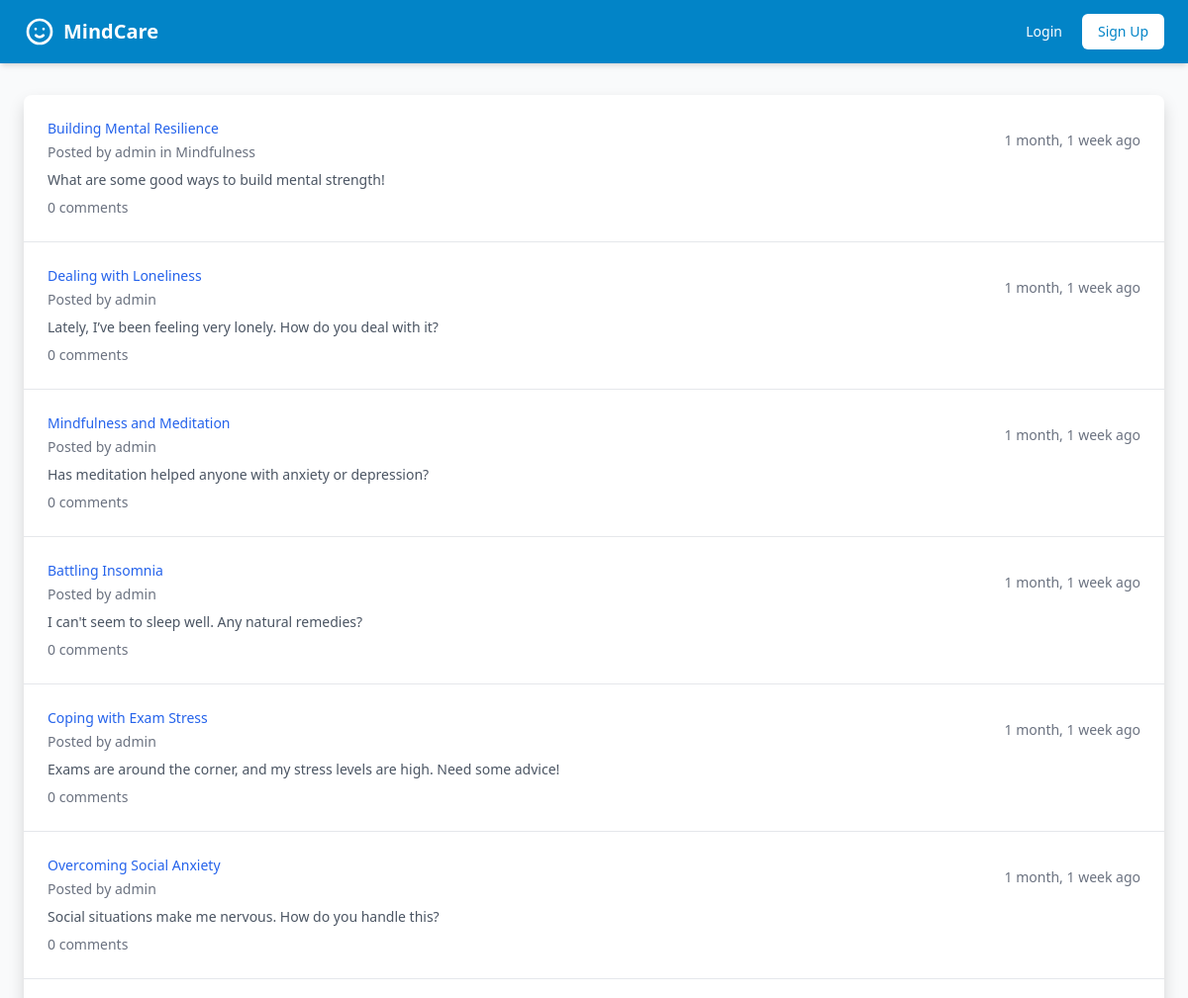
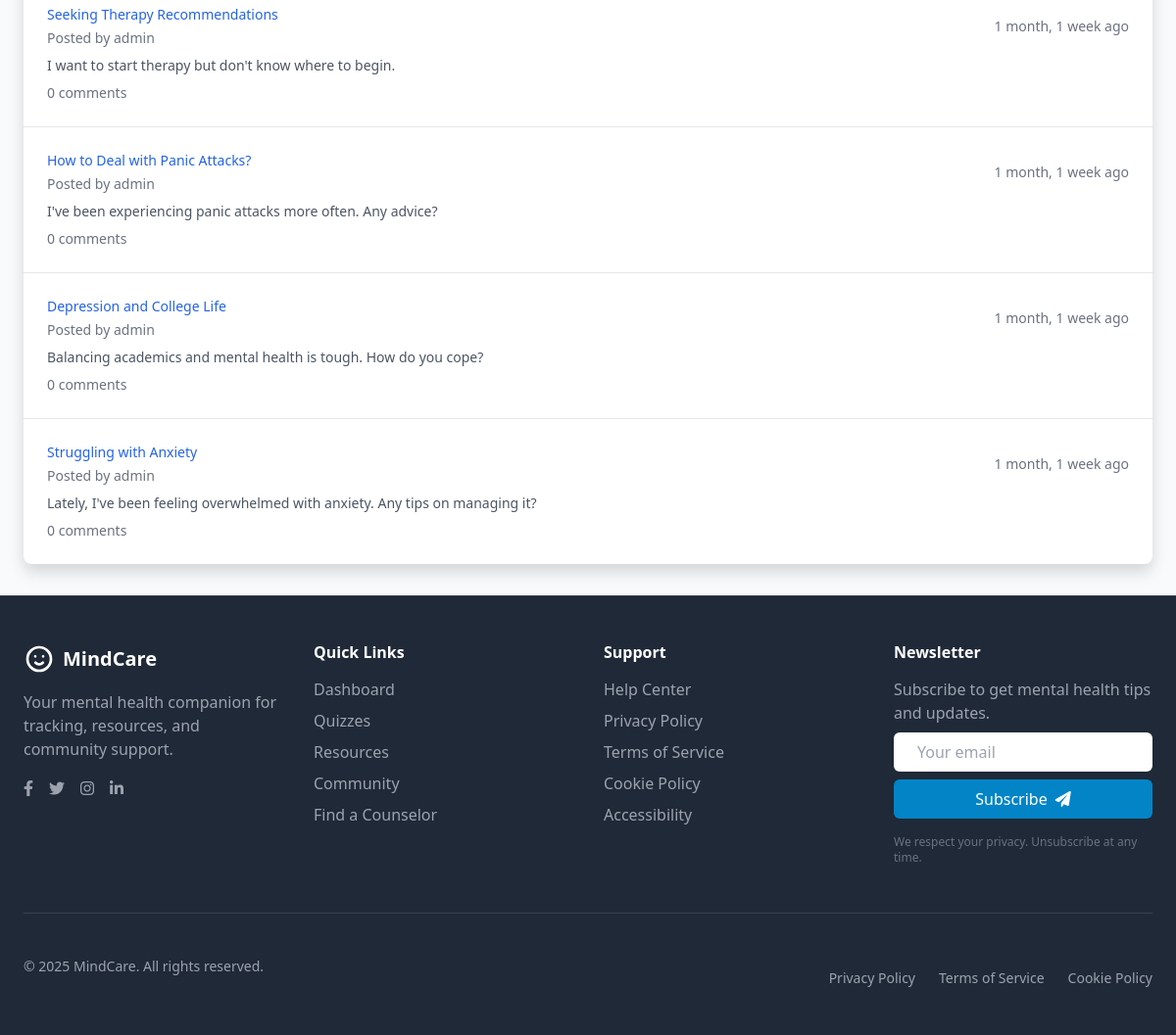
Page /forum on the committed database (2 pictures, top to bottom).
### mentalhealth/models.py (models this page shows, shortened)
class ForumPost(models.Model):
    user = models.ForeignKey(User, on_delete=models.CASCADE)
    title = models.CharField(max_length=200)
    content = models.TextField()
    category = models.ForeignKey(MentalHealthCategory, on_delete=models.SET_NULL, null=True)
    created_at = models.DateTimeField(auto_now_add=True)
    updated_at = models.DateTimeField(auto_now=True)
    is_anonymous = models.BooleanField(default=False)
    class Meta:
        ordering = ['-created_at']

class User(AbstractUser):
    USER_TYPES = (
        ('STUDENT', 'Student'),
        ('COUNSELOR', 'Counselor'),
        ('ADMIN', 'Admin'),
    )
    user_type = models.CharField(max_length=10, choices=USER_TYPES, default='STUDENT')
    date_of_birth = models.DateField(null=True, blank=True)
    phone_number = models.CharField(max_length=15, blank=True)
    institution = models.CharField(max_length=100, blank=True)
    profile_picture = models.ImageField(upload_to='profile_pics/', blank=True)
    bio = models.TextField(blank=True)
    is_verified = models.BooleanField(default=False)
    groups = models.ManyToManyField(
        Group,
        related_name="custom_user_groups",  # Adjust related_name to avoid conflicts
        blank=True
    )
    user_permissions = models.ManyToManyField(
        Permission,
        related_name="custom_user_permissions",  # Adjust related_name to avoid conflicts
        blank=True
    )

class MentalHealthCategory(models.Model):
    name = models.CharField(max_length=50)
    slug = models.SlugField(unique=True, blank=True)
    description = models.TextField()
    icon = models.CharField(max_length=30, help_text="Icon class from icon library")

### mentalhealth/views.py (the view)
# urls.py: path('forum', ForumPostListView.as_view(), name='forum_list'),
class ForumPostListView(ListView):
    model = ForumPost
    template_name = 'forum_list.html'
    context_object_name = 'posts'
    paginate_by = 15
    def get_queryset(self):
        queryset = super().get_queryset()
        category_id = self.request.GET.get('category')
        if category_id:
            queryset = queryset.filter(category__id=category_id)
        return queryset.select_related('user', 'category').order_by('-created_at')
    def get_context_data(self, **kwargs):
        context = super().get_context_data(**kwargs)
        context['categories'] = MentalHealthCategory.objects.all()
        context['selected_category'] = self.request.GET.get('category')
        return context

### mentalhealth/context_processors.py (called while the page is built)
def mood_choices(request):
    return {
        'MOOD_CHOICES': MoodEntry.MOOD_CHOICES
    }

### mentalhealth/templates/forum_list.html (shortened to what this page needs)
{% extends 'base.html' %}
{% load widget_tweaks %}
{% block content %}
<div class="max-w-7xl mx-auto px-4 sm:px-6 lg:px-8 py-8">
    <div class="bg-white shadow rounded-lg overflow-hidden">
        <ul class="divide-y divide-gray-200">
            {% for post in posts %}
            <li class="hover:bg-gray-50 transition-colors duration-200">
                <div class="px-6 py-4">
                    <a href="{% url 'forum_post_detail' post.id %}" class="block">
                        <div class="flex items-center justify-between">
                            <div class="flex-1 min-w-0">
                                <p class="text-sm font-medium text-blue-600 truncate hover:text-blue-800">
                                    {{ post.title }}
                                </p>
                                <p class="text-sm text-gray-500 truncate mt-1">
                                    Posted {% if post.is_anonymous %}anonymously{% else %}by {{ post.user.username }}{% endif %}
                                    {% if post.category %} in {{ post.category.name }}{% endif %}
                                </p>
                            </div>
                            <div class="ml-2 flex-shrink-0 flex">
                                <span class="text-sm text-gray-500">
                                    {{ post.created_at|timesince }} ago
                                </span>
                            </div>
                        </div>
                        <div class="mt-2">
                            <p class="text-sm text-gray-600 line-clamp-2">
                                {{ post.content }}
                            </p>
                        </div>
                    </a>
                    <div class="mt-2 flex items-center">
                        <a href="{% url 'forum_post_detail' post.id %}#comments"
                           class="text-sm text-gray-500 hover:text-blue-600">
                            {{ post.comments.count }} comment{{ post.comments.count|pluralize }}
                        </a>
                    </div>
                </div>
            </li>
            {% empty %}
            <li class="px-6 py-4 text-center text-gray-500">
                No posts found. Be the first to start a discussion!
            </li>
            {% endfor %}
        </ul>
    </div>
</div>
{% endblock %}

### mentalhealth/templates/base.html (style rules this page uses)
:root { --color-primary-500: #0ea5e9; --color-primary-600: #0284c7; }
html { scroll-behavior: smooth; scroll-padding-top: 80px; }

### rows in the picture
ForumPost: title "Building Mental Resilience", user.username "admin", category.name "Mindfulness", created_at "1 month, 1 week", content "What are some good ways to build mental strength!", comments.count "0"
ForumPost: title "Dealing with Loneliness", user.username "admin", created_at "1 month, 1 week", content "Lately, I’ve been feeling very lonely. How do you deal with it?", comments.count "0"
ForumPost: title "Mindfulness and Meditation", user.username "admin", created_at "1 month, 1 week", content "Has meditation helped anyone with anxiety or depression?", comments.count "0"
ForumPost: title "Battling Insomnia", user.username "admin", created_at "1 month, 1 week", content "I can't seem to sleep well. Any natural remedies?", comments.count "0"
ForumPost: title "Coping with Exam Stress", user.username "admin", created_at "1 month, 1 week", content "Exams are around the corner, and my stress levels are high. Need some advice!", comments.count "0"
ForumPost: title "Overcoming Social Anxiety", user.username "admin", created_at "1 month, 1 week", content "Social situations make me nervous. How do you handle this?", comments.count "0"
ForumPost: title "Seeking Therapy Recommendations", user.username "admin", created_at "1 month, 1 week", content "I want to start therapy but don't know where to begin.", comments.count "0"
ForumPost: title "How to Deal with Panic Attacks?", user.username "admin", created_at "1 month, 1 week", content "I've been experiencing panic attacks more often. Any advice?", comments.count "0"
ForumPost: title "Depression and College Life", user.username "admin", created_at "1 month, 1 week", content "Balancing academics and mental health is tough. How do you cope?", comments.count "0"
ForumPost: title "Struggling with Anxiety", user.username "admin", created_at "1 month, 1 week", content "Lately, I've been feeling overwhelmed with anxiety. Any tips on managing it?", comments.count "0"
